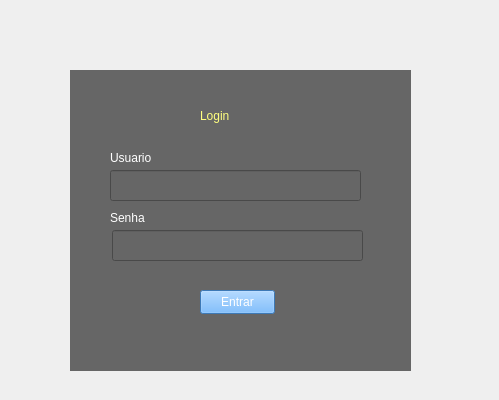
<?xml version="1.0" encoding="UTF-8"?>
<ui version="4.0">
 <class>MainWindow</class>
 <widget class="QMainWindow" name="MainWindow">
  <property name="geometry">
   <rect>
    <x>0</x>
    <y>0</y>
    <width>499</width>
    <height>400</height>
   </rect>
  </property>
  <property name="windowTitle">
   <string>MainWindow</string>
  </property>
  <widget class="QWidget" name="centralwidget">
   <widget class="QFrame" name="tela_login">
    <property name="geometry">
     <rect>
      <x>70</x>
      <y>70</y>
      <width>341</width>
      <height>301</height>
     </rect>
    </property>
    <property name="styleSheet">
     <string notr="true">background-color: rgb(102, 102, 102);</string>
    </property>
    <property name="frameShape">
     <enum>QFrame::Shape::StyledPanel</enum>
    </property>
    <property name="frameShadow">
     <enum>QFrame::Shadow::Raised</enum>
    </property>
    <widget class="QPushButton" name="btn_entrar">
     <property name="geometry">
      <rect>
       <x>130</x>
       <y>220</y>
       <width>75</width>
       <height>24</height>
      </rect>
     </property>
     <property name="styleSheet">
      <string notr="true">background-color: rgb(85, 170, 255);
font: 10pt &quot;Segoe UI&quot;;
color: rgb(255, 255, 255);</string>
     </property>
     <property name="text">
      <string>Entrar</string>
     </property>
    </widget>
    <widget class="QLineEdit" name="lineEdit_2">
     <property name="geometry">
      <rect>
       <x>42</x>
       <y>160</y>
       <width>251</width>
       <height>31</height>
      </rect>
     </property>
     <property name="echoMode">
      <enum>QLineEdit::EchoMode::Password</enum>
     </property>
    </widget>
    <widget class="QLineEdit" name="lineEdit">
     <property name="geometry">
      <rect>
       <x>40</x>
       <y>100</y>
       <width>251</width>
       <height>31</height>
      </rect>
     </property>
     <property name="styleSheet">
      <string notr="true">border-color: rgb(170, 85, 255);</string>
     </property>
    </widget>
    <widget class="QLabel" name="txt_login">
     <property name="geometry">
      <rect>
       <x>130</x>
       <y>30</y>
       <width>61</width>
       <height>31</height>
      </rect>
     </property>
     <property name="styleSheet">
      <string notr="true">font: 600 14pt &quot;Segoe UI&quot;;
font: 600 9pt &quot;Segoe UI&quot;;
font: 11pt &quot;Segoe UI&quot;;
background-color: rgba(0, 0, 0, 0);
color: rgb(255, 255, 127);
;
font: 16pt &quot;Segoe Print&quot;;
</string>
     </property>
     <property name="text">
      <string>Login</string>
     </property>
     <property name="scaledContents">
      <bool>true</bool>
     </property>
    </widget>
    <widget class="QLabel" name="txt_senha">
     <property name="geometry">
      <rect>
       <x>40</x>
       <y>140</y>
       <width>49</width>
       <height>16</height>
      </rect>
     </property>
     <property name="styleSheet">
      <string notr="true">font: 600 10pt &quot;Segoe UI&quot;;
background-color: rgba(0, 0, 0, 0);
color: rgb(255, 255, 255);</string>
     </property>
     <property name="text">
      <string>Senha</string>
     </property>
    </widget>
    <widget class="QLabel" name="txt_user">
     <property name="geometry">
      <rect>
       <x>40</x>
       <y>80</y>
       <width>49</width>
       <height>16</height>
      </rect>
     </property>
     <property name="styleSheet">
      <string notr="true">color: rgb(255, 255, 255);
font: 600 10pt &quot;Segoe UI&quot;;
background-color: rgba(0, 0, 0, 0);</string>
     </property>
     <property name="text">
      <string>Usuario</string>
     </property>
    </widget>
    <widget class="QLabel" name="img">
     <property name="geometry">
      <rect>
       <x>0</x>
       <y>0</y>
       <width>361</width>
       <height>301</height>
      </rect>
     </property>
     <property name="text">
      <string/>
     </property>
     <property name="pixmap">
      <pixmap resource="img.qrc">:/icon/img.png</pixmap>
     </property>
     <property name="scaledContents">
      <bool>true</bool>
     </property>
     <property name="wordWrap">
      <bool>true</bool>
     </property>
     <property name="openExternalLinks">
      <bool>true</bool>
     </property>
    </widget>
    <zorder>img</zorder>
    <zorder>btn_entrar</zorder>
    <zorder>lineEdit_2</zorder>
    <zorder>lineEdit</zorder>
    <zorder>txt_login</zorder>
    <zorder>txt_senha</zorder>
    <zorder>txt_user</zorder>
   </widget>
  </widget>
 </widget>
 <resources>
  <include location="img.qrc"/>
 </resources>
 <connections/>
</ui>
